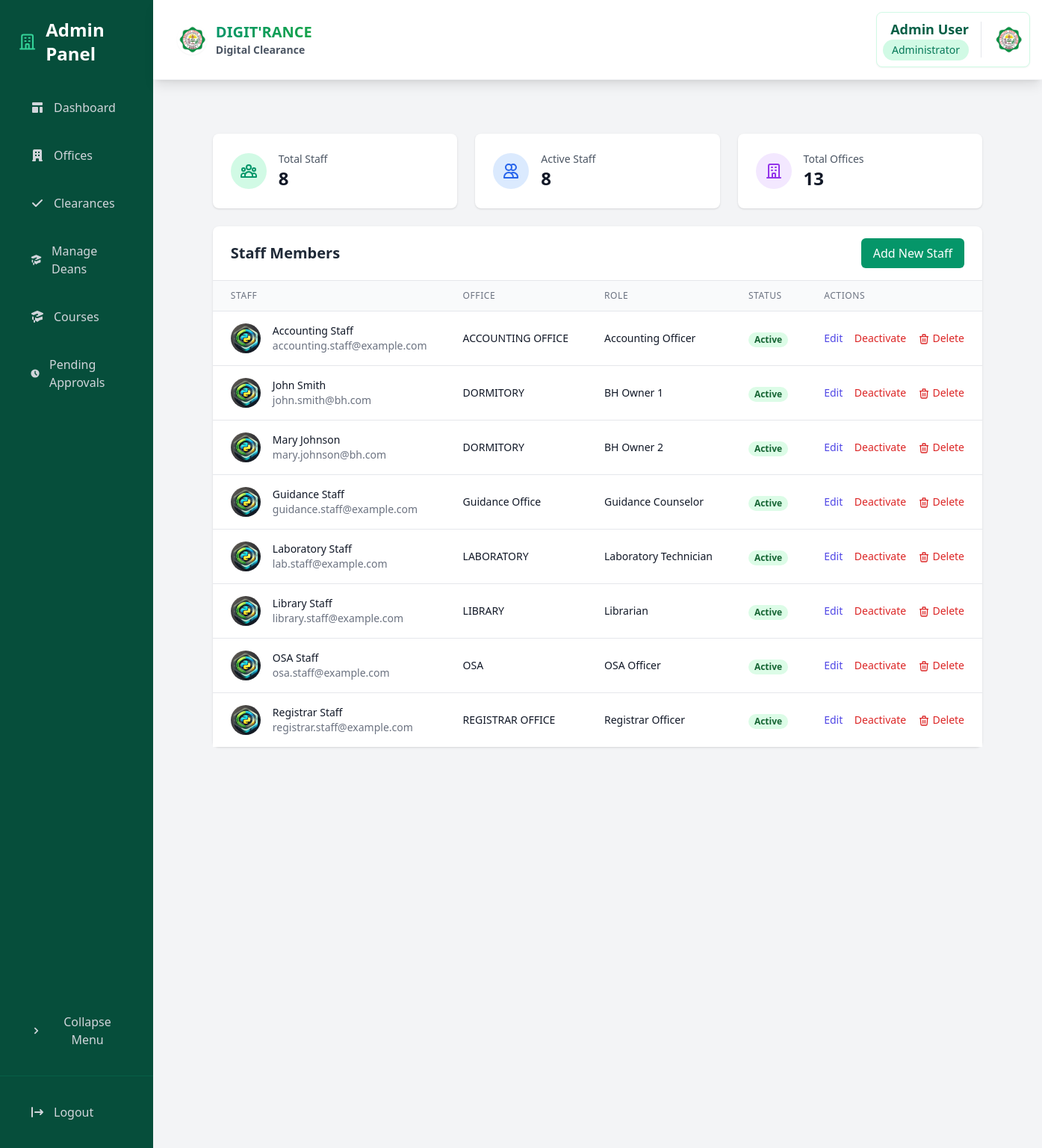
The app's page /dashboard/admin/staff/ (signed in) with its own data.
### core/models.py (models this page shows, shortened)
class UserProfile(models.Model):
    user = models.OneToOneField(User, on_delete=models.CASCADE)
    profile_picture = models.ImageField(upload_to='admin_profiles/', null=True, blank=True)
    def get_profile_picture_url(self):
        return self.profile_picture.url if self.profile_picture else static('img/default-profile.png')

class Staff(models.Model):
    user = models.OneToOneField(User, on_delete=models.CASCADE)
    office = models.ForeignKey(Office, on_delete=models.CASCADE, related_name='staff')
    role = models.CharField(max_length=100)
    is_dormitory_owner = models.BooleanField(default=False)
    profile_picture = models.ImageField(upload_to='staff_profiles/', null=True, blank=True)
    def get_profile_picture_url(self):
        return self.profile_picture.url if self.profile_picture else static('img/default-profile.png')

class Office(models.Model):
    OFFICE_TYPES = [
        ('SET', 'SET'),
        ('STE', 'STE'),
        ('SOCJE', 'SOCJE'),
        ('SAFES', 'SAFES'),
        ('SSB SET', 'SSB SET'),
        ('SSB STE', 'SSB STE'),
        ('SSB SOCJE', 'SSB SOCJE'),
        ('SSB SAFES', 'SSB SAFES'),
        ('OTHER', 'OTHER'),
    ]
    name = models.CharField(max_length=255, unique=True)
    office_type = models.CharField(max_length=50, choices=OFFICE_TYPES, default='OTHER')
    affiliated_dean = models.ForeignKey(Dean, on_delete=models.SET_NULL, null=True, blank=True)
    description = models.TextField(blank=True, null=True)
    location = models.CharField(max_length=255, blank=True, null=True)
    contact_number = models.CharField(max_length=50, blank=True, null=True)
    email = models.EmailField(blank=True, null=True)
    created_at = models.DateTimeField(auto_now_add=True)

### core/views.py (the view)
# urls.py: path('dashboard/admin/staff/', views.admin_staff, name='admin_staff'),
@login_required
@user_passes_test(lambda u: u.is_superuser)
def admin_staff(request):
    staff = Staff.objects.select_related('user', 'office').all().order_by('office__name', 'user__first_name')
    return render(request, 'admin/staff.html', {
        'staff': staff,
        'statistics': {
            'total_staff': staff.count(),
            'active_staff': staff.filter(user__is_active=True).count(),
            'total_offices': Office.objects.count(),
            'staff_by_office': Office.objects.annotate(staff_count=Count('staff')),
        }
    })

### templates/admin/staff.html (shortened to what this page needs)
{% extends 'admin/base_admin.html' %}
{% load static %}
{% block admin_content %}
<div class="p-6 space-y-6">
    <div class="grid grid-cols-1 md:grid-cols-3 gap-6">
        <div class="bg-white rounded-lg shadow p-6">
            <div class="flex items-center">
                <div class="p-3 rounded-full bg-emerald-100 mr-4">
                </div>
                <div>
                    <p class="text-sm font-medium text-gray-600">Total Staff</p>
                    <p class="text-2xl font-bold text-gray-900">{{ statistics.total_staff }}</p>
                </div>
            </div>
        </div>
        <div class="bg-white rounded-lg shadow p-6">
            <div class="flex items-center">
                <div class="p-3 rounded-full bg-blue-100 mr-4">
                    <svg class="w-6 h-6 text-blue-600" fill="none" stroke="currentColor" viewBox="0 0 24 24">
                        <path stroke-linecap="round" stroke-linejoin="round" stroke-width="2" d="M12 4.354a4 4 0 110 5.292M15 21H3v-1a6 6 0 0112 0v1zm0 0h6v-1a6 6 0 00-9-5.197M13 7a4 4 0 11-8 0 4 4 0 018 0z" />
                    </svg>
                </div>
                <div>
                    <p class="text-sm font-medium text-gray-600">Active Staff</p>
                    <p class="text-2xl font-bold text-gray-900">{{ statistics.active_staff }}</p>
                </div>
            </div>
        </div>
        <div class="bg-white rounded-lg shadow p-6">
            <div class="flex items-center">
                <div class="p-3 rounded-full bg-purple-100 mr-4">
                    <svg class="w-6 h-6 text-purple-600" fill="none" stroke="currentColor" viewBox="0 0 24 24">
                        <path stroke-linecap="round" stroke-linejoin="round" stroke-width="2" d="M19 21V5a2 2 0 00-2-2H7a2 2 0 00-2 2v16m14 0h2m-2 0h-5m-9 0H3m2 0h5M9 7h1m-1 4h1m4-4h1m-1 4h1m-5 10v-5a1 1 0 011-1h2a1 1 0 011 1v5m-4 0h4" />
                    </svg>
                </div>
                <div>
                    <p class="text-sm font-medium text-gray-600">Total Offices</p>
                    <p class="text-2xl font-bold text-gray-900">{{ statistics.total_offices }}</p>
                </div>
            </div>
        </div>
    </div>
    <div class="bg-white rounded-lg shadow">
        <div class="px-6 py-4 border-b border-gray-200">
            <div class="flex justify-between items-center">
                <h2 class="text-xl font-semibold text-gray-800">Staff Members</h2>
                <a href="{% url 'admin_staff_add' %}" class="bg-emerald-600 text-white px-4 py-2 rounded-md hover:bg-emerald-700 transition duration-150">
                    Add New Staff
                </a>
            </div>
        </div>
        <div class="overflow-x-auto">
            <table class="min-w-full divide-y divide-gray-200">
                <thead class="bg-gray-50">
                    <tr>
                        <th class="px-6 py-3 text-left text-xs font-medium text-gray-500 uppercase tracking-wider">Staff</th>
                        <th class="px-6 py-3 text-left text-xs font-medium text-gray-500 uppercase tracking-wider">Office</th>
                        <th class="px-6 py-3 text-left text-xs font-medium text-gray-500 uppercase tracking-wider">Role</th>
                        <th class="px-6 py-3 text-left text-xs font-medium text-gray-500 uppercase tracking-wider">Status</th>
                        <th class="px-6 py-3 text-left text-xs font-medium text-gray-500 uppercase tracking-wider">Actions</th>
                    </tr>
                </thead>
                <tbody class="bg-white divide-y divide-gray-200">
                    {% for staff_member in staff %}
                    <tr>
                        <td class="px-6 py-4 whitespace-nowrap">
                            <div class="flex items-center">
                                <div class="flex-shrink-0 h-10 w-10">
                                    <img class="h-10 w-10 rounded-full object-cover"
                                         src="{{ staff_member.get_profile_picture_url }}"
                                         alt="{{ staff_member.user.get_full_name }}">
                                </div>
                                <div class="ml-4">
                                    <div class="text-sm font-medium text-gray-900">
                                        {{ staff_member.user.get_full_name }}
                                    </div>
                                    <div class="text-sm text-gray-500">
                                        {{ staff_member.user.email }}
                                    </div>
                                </div>
                            </div>
                        </td>
                        <td class="px-6 py-4 whitespace-nowrap">
                            <div class="text-sm text-gray-900">{{ staff_member.office.name }}</div>
                        </td>
                        <td class="px-6 py-4 whitespace-nowrap">
                            <div class="text-sm text-gray-900">{{ staff_member.role }}</div>
                        </td>
                        <td class="px-6 py-4 whitespace-nowrap">
                            <span class="px-2 inline-flex text-xs leading-5 font-semibold rounded-full
                                       {% if staff_member.user.is_active %}
                                       bg-green-100 text-green-800
                                       {% else %}
                                       bg-red-100 text-red-800
                                       {% endif %}">
                                {{ staff_member.user.is_active|yesno:"Active,Inactive" }}
                            </span>
                        </td>
                        <td class="px-6 py-4 whitespace-nowrap text-sm font-medium">
                            <a href="{% url 'admin_staff_edit' staff_member.id %}"
                               class="text-indigo-600 hover:text-indigo-900 mr-3">Edit</a>
                            <button onclick="toggleStaffStatus('{{ staff_member.id }}')"
                                    class="text-red-600 hover:text-red-900 mr-3">
                                {{ staff_member.user.is_active|yesno:"Deactivate,Activate" }}
                            </button>
                            <button onclick="deleteStaff('{{ staff_member.id }}', '{{ staff_member.user.get_full_name|default:staff_member.user.username|escapejs }}')"
                                    class="text-red-600 hover:text-red-900">
                                <svg class="w-4 h-4 inline" fill="none" stroke="currentColor" viewBox="0 0 24 24">
                                    <path stroke-linecap="round" stroke-linejoin="round" stroke-width="2" d="M19 7l-.867 12.142A2 2 0 0116.138 21H7.862a2 2 0 01-1.995-1.858L5 7m5 4v6m4-6v6m1-10V4a1 1 0 00-1-1h-4a1 1 0 00-1 1v3M4 7h16"/>
                                </svg>
                                Delete
                            </button>
                        </td>
                    </tr>
                    {% empty %}
                    <tr>
                        <td colspan="5" class="px-6 py-4 text-center text-gray-500">
                            No staff members found
                        </td>
                    </tr>
                    {% endfor %}
                </tbody>
            </table>
        </div>
    </div>
</div>
{% endblock %}

### templates/components/navbar.html (shortened to what this page needs)
{% load static %}
<header class="bg-white shadow-lg p-4 flex justify-between items-center border-b border-gray-100 sticky top-0 z-50">
    <div class="flex items-center">
        <h1 class="text-xl font-bold flex items-center ml-4 text-gray-800">
            <a href="{% url 'home' %}" class="flex items-center group">
                <img src="{% static 'img/permit_logo.png' %}" alt="JHCSC Logo" class="h-10 w-10 mr-3 rounded-full shadow-sm">
                <div class="flex flex-col">
                    <span class="text-gradient bg-clip-text text-transparent bg-gradient-to-r from-emerald-600 to-green-600 group-hover:from-emerald-700 group-hover:to-green-700 transition-all">
                    </span>
                    <span class="text-sm text-gray-600">Digital Clearance</span>
                </div>
            </a>
        </h1>    </div>
    <div class="flex items-center">
        {% if user.is_authenticated %}
            <div class="bg-white rounded-lg shadow-sm border border-emerald-100 hover:shadow-md transition-all duration-200">
                <div class="flex items-center space-x-4 p-2">
                    <div class="flex flex-col items-end">
                        <span class="font-semibold text-lg text-emerald-800">
                            {% if user.programchair %}
                                {{ user.programchair.user.get_full_name }}
                            {% elif user.student %}
                                {{ user.student.user.get_full_name }}
                            {% elif user.staff %}
                                {{ user.staff.user.get_full_name }}
                            {% elif user.is_superuser %}
                                {{ user.get_full_name }}
                            {% else %}
                                {{ user.get_full_name }}
                            {% endif %}
                        </span>
                        <span class="text-sm px-3 py-1 bg-emerald-100 text-emerald-700 rounded-full font-medium">
                            {% if user.programchair %}
                                Program Chair
                            {% elif user.student %}
                                Student
                            {% elif user.staff %}
                                {{ user.staff.office.name }} Staff
                            {% elif user.is_superuser %}
                                Administrator
                            {% endif %}
                        </span>
                    </div>
                    <div class="relative group">
                        {% if user.student %}
                            <img src="{{ user.student.get_profile_picture_url }}"
                                 alt="Profile"
                                 class="w-10 h-10 rounded-full object-cover">
                        {% elif user.programchair %}
                            <img src="{{ user.programchair.get_profile_picture_url }}"
                                 alt="Profile"
                                 class="w-10 h-10 rounded-full object-cover">
                        {% elif user.staff %}
                            <img src="{{ user.staff.get_profile_picture_url }}"
                                 alt="Profile"
                                 class="w-10 h-10 rounded-full object-cover">
                        {% elif user.is_superuser %}
                            {% if user.userprofile %}
                                <img src="{{ user.userprofile.get_profile_picture_url }}"
                                     alt="Profile"
                                     class="w-10 h-10 rounded-full object-cover">
                            {% else %}
                                <img src="{% static 'img/default-profile.png' %}"
                                     alt="Profile"
                                     class="w-10 h-10 rounded-full object-cover">
                            {% endif %}
                        {% endif %}
                    </div>
                </div>
            </div>
        {% endif %}
    </div>
</header>

### templates/components/navbar.html (style rules this page uses)
.text-gradient { background-size: 100%; -webkit-background-clip: text; -moz-background-clip: text; -webkit-text-fill-color: transparent; -moz-text-fill-color: transparent; }

### records on screen
Staff: user.get_full_name "Accounting Staff", user.email "accounting.staff@example.com", office.name "ACCOUNTING OFFICE", role "Accounting Officer", user.is_active "Active", user.is_active "Deactivate"
Staff: user.get_full_name "John Smith", user.email "john.smith@bh.com", office.name "DORMITORY", role "BH Owner 1", user.is_active "Active", user.is_active "Deactivate"
Staff: user.get_full_name "Mary Johnson", user.email "mary.johnson@bh.com", office.name "DORMITORY", role "BH Owner 2", user.is_active "Active", user.is_active "Deactivate"
Staff: user.get_full_name "Guidance Staff", user.email "guidance.staff@example.com", office.name "Guidance Office", role "Guidance Counselor", user.is_active "Active", user.is_active "Deactivate"
Staff: user.get_full_name "Laboratory Staff", user.email "lab.staff@example.com", office.name "LABORATORY", role "Laboratory Technician", user.is_active "Active", user.is_active "Deactivate"
Staff: user.get_full_name "Library Staff", user.email "library.staff@example.com", office.name "LIBRARY", role "Librarian", user.is_active "Active", user.is_active "Deactivate"
Staff: user.get_full_name "OSA Staff", user.email "osa.staff@example.com", office.name "OSA", role "OSA Officer", user.is_active "Active", user.is_active "Deactivate"
Staff: user.get_full_name "Registrar Staff", user.email "registrar.staff@example.com", office.name "REGISTRAR OFFICE", role "Registrar Officer", user.is_active "Active", user.is_active "Deactivate"

### other values on screen
{{ user.get_full_name }} "Admin User"
{{ statistics.total_staff }} "8"
{{ statistics.active_staff }} "8"
{{ statistics.total_offices }} "13"
